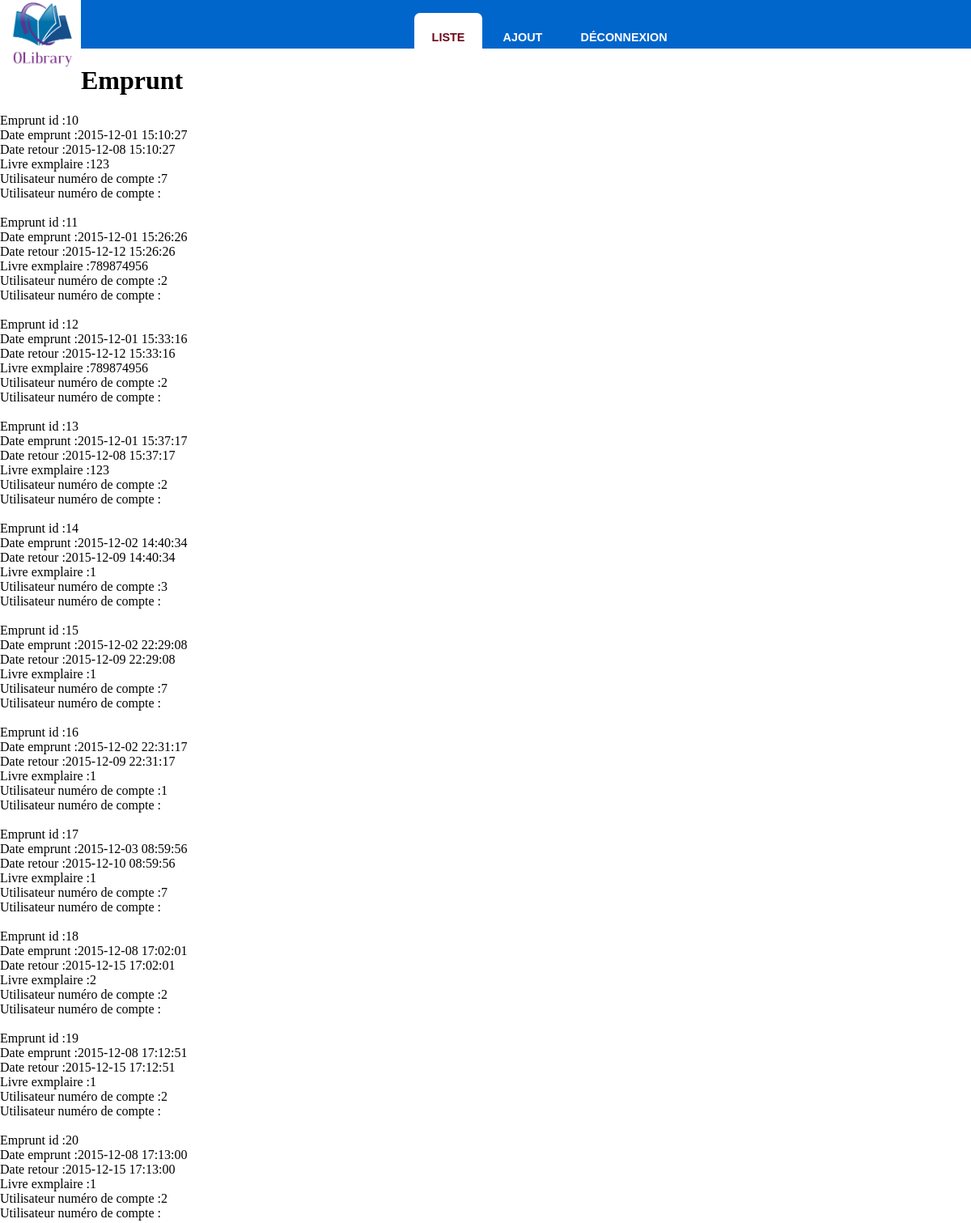
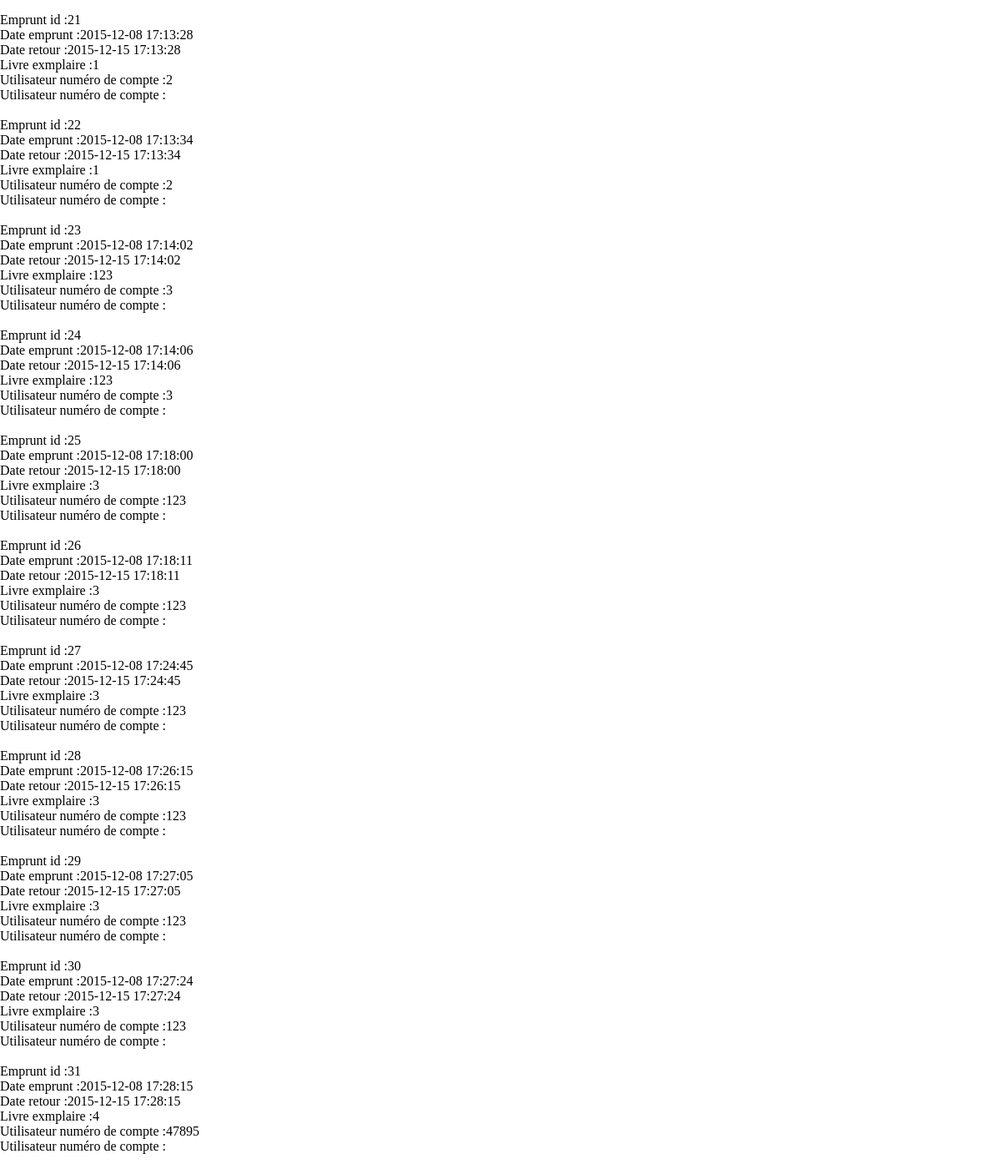
Page /liste.php on the committed database (2 pictures, top to bottom).
### tables this page shows
CREATE TABLE IF NOT EXISTS `emprunt` (
  `emprunt_id` int(11) NOT NULL AUTO_INCREMENT,
  `emprunt_date` datetime DEFAULT NULL,
  `emprunt_retour` datetime DEFAULT NULL,
  `livre_exemplaire` decimal(10,0) NOT NULL,
  `utilisateur_numdecompte` decimal(10,0) NOT NULL,
  `utilisateur_numdecompte_1` int(11) DEFAULT NULL,
  PRIMARY KEY (`emprunt_id`),
  KEY `FK_emprunt_utilisateur_numdecompte_1` (`utilisateur_numdecompte_1`)
);

### liste.php (the view, shortened to what this page needs)
<?php include_once("includes/header.php");
?>
<div id="menu">
			<ul>
				<li class="active"><a href="./admin.php" accesskey="2" title="Liste">Liste</a></li>
				<li><a href="./ajout.php" accesskey="3" title="Ajout">Ajout</a></li>
				<li><a href="../connexion.php" accesskey="4" title="Décconnexion">Déconnexion</a></li>
</div>
<body>
<h1>Emprunt</h1>
 <?php
                      $sql = $connexion->prepare("SELECT * FROM emprunt ");
                      $sql->execute();
                      while ($donnees = $sql->fetch()) {
                        echo "Emprunt id :";
                        echo $donnees['emprunt_id']."<br>" ;
                        echo "Date emprunt :";
                        echo $donnees['emprunt_date']."<br>" ;
                        echo "Date retour :";
                        echo $donnees['emprunt_retour']."<br>" ;
                        echo "Livre exmplaire :";
                        echo $donnees['livre_exemplaire']."<br>" ;
                        echo "Utilisateur numéro de compte :";
                        echo $donnees['utilisateur_numdecompte']."<br>" ;
                        echo "Utilisateur numéro de compte :";
                        echo $donnees['utilisateur_numdecompte_1']."<br>" ;
                      }
         ?>
</body>
</div>
</div>
<?php
include_once("includes/footer.php");
?>

### includes/header.php (shortened to what this page needs)
<!DOCTYPE html PUBLIC "-//W3C//DTD XHTML 1.0 Strict//EN" "http://www.w3.org/TR/xhtml1/DTD/xhtml1-strict.dtd">
<html xmlns="http://www.w3.org/1999/xhtml">
<head>
	<link href="css/style.css" rel="stylesheet" type="text/css" media="all" />
</head>
<body>
<div id="header-wrapper">
	<div id="header" class="container">
		<div class="logo">
			<img id="logo" src="images/logo.png">

### includes/footer.php (shortened to what this page needs)
</body>
</html>

### css/style.css (style rules this page uses)
#menu { height: 60px; }
#menu ul { display: inline-block; padding: 0em 2em; text-align: center; }
#menu li { display: inline-block; font-family: Arial; }
#menu li a, #menu li span { display: inline-block; padding: 0em 1.5em; text-decoration: none; font-size: 0.90em; font-weight: 600; text-transform: uppercase; line-height: 60px; outline: 0; color: #FFF; }
#menu li:hover a, #menu li.active a, #menu li.active span { background: #FFF; border-radius: 7px 7px 0px 0px; color: #6D071A; }
#menu { text-align: middle; background-color: #0066CC; padding-left: 40%; }
html { height: 100%; }
body { min-height: 10%; margin: 0; padding: 0; }
body { position: relative; }
.logo { width: 100%; }
#logo { width: 100px; float: left; }

### rows in the picture
emprunt: emprunt_id "10", emprunt_date "2015-12-01 15:10:27", emprunt_retour "2015-12-08 15:10:27", livre_exemplaire "123", utilisateur_numdecompte "7"
emprunt: emprunt_id "11", emprunt_date "2015-12-01 15:26:26", emprunt_retour "2015-12-12 15:26:26", livre_exemplaire "789874956", utilisateur_numdecompte "2"
emprunt: emprunt_id "12", emprunt_date "2015-12-01 15:33:16", emprunt_retour "2015-12-12 15:33:16", livre_exemplaire "789874956", utilisateur_numdecompte "2"
emprunt: emprunt_id "13", emprunt_date "2015-12-01 15:37:17", emprunt_retour "2015-12-08 15:37:17", livre_exemplaire "123", utilisateur_numdecompte "2"
emprunt: emprunt_id "14", emprunt_date "2015-12-02 14:40:34", emprunt_retour "2015-12-09 14:40:34", livre_exemplaire "1", utilisateur_numdecompte "3"
emprunt: emprunt_id "15", emprunt_date "2015-12-02 22:29:08", emprunt_retour "2015-12-09 22:29:08", livre_exemplaire "1", utilisateur_numdecompte "7"
emprunt: emprunt_id "16", emprunt_date "2015-12-02 22:31:17", emprunt_retour "2015-12-09 22:31:17", livre_exemplaire "1", utilisateur_numdecompte "1"
emprunt: emprunt_id "17", emprunt_date "2015-12-03 08:59:56", emprunt_retour "2015-12-10 08:59:56", livre_exemplaire "1", utilisateur_numdecompte "7"
emprunt: emprunt_id "18", emprunt_date "2015-12-08 17:02:01", emprunt_retour "2015-12-15 17:02:01", livre_exemplaire "2", utilisateur_numdecompte "2"
emprunt: emprunt_id "19", emprunt_date "2015-12-08 17:12:51", emprunt_retour "2015-12-15 17:12:51", livre_exemplaire "1", utilisateur_numdecompte "2"
emprunt: emprunt_id "20", emprunt_date "2015-12-08 17:13:00", emprunt_retour "2015-12-15 17:13:00", livre_exemplaire "1", utilisateur_numdecompte "2"
emprunt: emprunt_id "21", emprunt_date "2015-12-08 17:13:28", emprunt_retour "2015-12-15 17:13:28", livre_exemplaire "1", utilisateur_numdecompte "2"
emprunt: emprunt_id "22", emprunt_date "2015-12-08 17:13:34", emprunt_retour "2015-12-15 17:13:34", livre_exemplaire "1", utilisateur_numdecompte "2"
emprunt: emprunt_id "23", emprunt_date "2015-12-08 17:14:02", emprunt_retour "2015-12-15 17:14:02", livre_exemplaire "123", utilisateur_numdecompte "3"
emprunt: emprunt_id "24", emprunt_date "2015-12-08 17:14:06", emprunt_retour "2015-12-15 17:14:06", livre_exemplaire "123", utilisateur_numdecompte "3"
emprunt: emprunt_id "25", emprunt_date "2015-12-08 17:18:00", emprunt_retour "2015-12-15 17:18:00", livre_exemplaire "3", utilisateur_numdecompte "123"
emprunt: emprunt_id "26", emprunt_date "2015-12-08 17:18:11", emprunt_retour "2015-12-15 17:18:11", livre_exemplaire "3", utilisateur_numdecompte "123"
emprunt: emprunt_id "27", emprunt_date "2015-12-08 17:24:45", emprunt_retour "2015-12-15 17:24:45", livre_exemplaire "3", utilisateur_numdecompte "123"
emprunt: emprunt_id "28", emprunt_date "2015-12-08 17:26:15", emprunt_retour "2015-12-15 17:26:15", livre_exemplaire "3", utilisateur_numdecompte "123"
emprunt: emprunt_id "29", emprunt_date "2015-12-08 17:27:05", emprunt_retour "2015-12-15 17:27:05", livre_exemplaire "3", utilisateur_numdecompte "123"
emprunt: emprunt_id "30", emprunt_date "2015-12-08 17:27:24", emprunt_retour "2015-12-15 17:27:24", livre_exemplaire "3", utilisateur_numdecompte "123"
emprunt: emprunt_id "31", emprunt_date "2015-12-08 17:28:15", emprunt_retour "2015-12-15 17:28:15", livre_exemplaire "4", utilisateur_numdecompte "47895"
